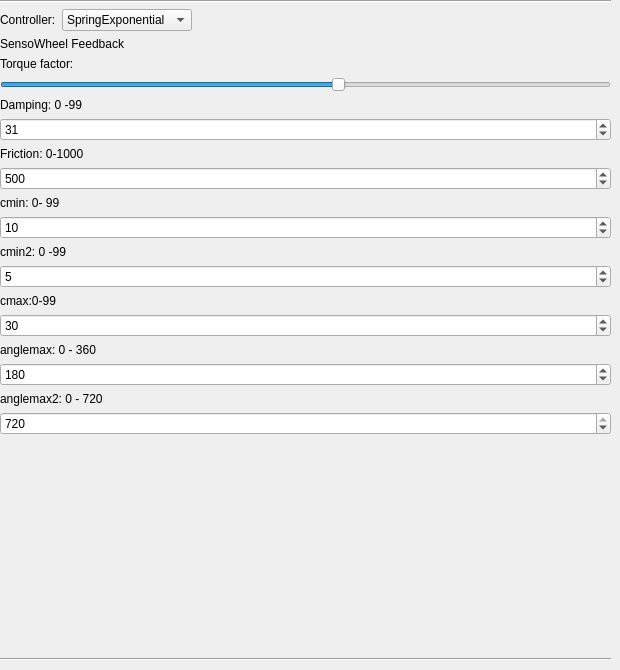
       <widget class="QWidget" name="tab">
        <attribute name="title">
         <string>Steering Feedback</string>
        </attribute>
        <widget class="QWidget" name="layoutWidget">
         <property name="geometry">
          <rect>
           <x>0</x>
           <y>0</y>
           <width>611</width>
           <height>661</height>
          </rect>
         </property>
         <layout class="QVBoxLayout" name="verticalLayout">
          <item>
           <widget class="Line" name="line_2">
            <property name="orientation">
             <enum>Qt::Horizontal</enum>
            </property>
           </widget>
          </item>
          <item>
           <layout class="QHBoxLayout" name="horizontalLayout_4">
            <item>
             <widget class="QLabel" name="label_20">
              <property name="text">
               <string>Controller:</string>
              </property>
             </widget>
            </item>
            <item>
             <widget class="QComboBox" name="comboBoxFeedbackChoice">
              <property name="minimumSize">
               <size>
                <width>100</width>
                <height>0</height>
               </size>
              </property>
              <property name="editable">
               <bool>false</bool>
              </property>
              <property name="currentText">
               <string>SpringExponential</string>
              </property>
              <property name="currentIndex">
               <number>4</number>
              </property>
              <item>
               <property name="text">
                <string>Spring</string>
               </property>
              </item>
              <item>
               <property name="text">
                <string>VisioM</string>
               </property>
              </item>
              <item>
               <property name="text">
                <string>ANN</string>
               </property>
              </item>
              <item>
               <property name="text">
                <string>SpringLinear</string>
               </property>
              </item>
              <item>
               <property name="text">
                <string>SpringExponential</string>
               </property>
              </item>
             </widget>
            </item>
            <item>
             <spacer name="horizontalSpacer">
              <property name="orientation">
               <enum>Qt::Horizontal</enum>
              </property>
              <property name="sizeHint" stdset="0">
               <size>
                <width>40</width>
                <height>20</height>
               </size>
              </property>
             </spacer>
            </item>
           </layout>
          </item>
          <item>
           <widget class="QLabel" name="label_2">
            <property name="text">
             <string>SensoWheel Feedback</string>
            </property>
           </widget>
          </item>
          <item>
           <widget class="QLabel" name="label_23">
            <property name="text">
             <string>Torque factor:</string>
            </property>
           </widget>
          </item>
          <item>
           <widget class="QSlider" name="horizontalSliderTorqueFactor">
            <property name="value">
             <number>55</number>
            </property>
            <property name="orientation">
             <enum>Qt::Horizontal</enum>
            </property>
           </widget>
          </item>
          <item>
           <widget class="QLabel" name="label_21">
            <property name="text">
             <string>Damping: 0 -99 </string>
            </property>
           </widget>
          </item>
          <item>
           <widget class="QSpinBox" name="spinBoxDamping">
            <property name="value">
             <number>31</number>
            </property>
           </widget>
          </item>
          <item>
           <widget class="QLabel" name="label_22">
            <property name="focusPolicy">
             <enum>Qt::ClickFocus</enum>
            </property>
            <property name="text">
             <string>Friction: 0-1000</string>
            </property>
           </widget>
          </item>
          <item>
           <widget class="QSpinBox" name="spinBoxFriction">
            <property name="maximum">
             <number>1000</number>
            </property>
            <property name="value">
             <number>500</number>
            </property>
           </widget>
          </item>
          <item>
           <widget class="QLabel" name="label_25">
            <property name="text">
             <string>cmin: 0- 99</string>
            </property>
           </widget>
          </item>
          <item>
           <widget class="QSpinBox" name="spinBoxCmin">
            <property name="value">
             <number>10</number>
            </property>
           </widget>
          </item>
          <item>
           <widget class="QLabel" name="label_27">
            <property name="text">
             <string>cmin2: 0 -99 </string>
            </property>
           </widget>
          </item>
          <item>
           <widget class="QSpinBox" name="spinBoxCmin2">
            <property name="value">
             <number>5</number>
            </property>
           </widget>
          </item>
          <item>
           <widget class="QLabel" name="label_24">
            <property name="text">
             <string>cmax:0-99</string>
            </property>
           </widget>
          </item>
          <item>
           <widget class="QSpinBox" name="spinBoxCmax">
            <property name="value">
             <number>30</number>
            </property>
           </widget>
          </item>
          <item>
           <widget class="QLabel" name="label_26">
            <property name="text">
             <string>anglemax: 0 - 360</string>
            </property>
           </widget>
          </item>
          <item>
           <widget class="QSpinBox" name="spinBoxAngleMax">
            <property name="maximum">
             <number>360</number>
            </property>
            <property name="singleStep">
             <number>10</number>
            </property>
            <property name="value">
             <number>180</number>
            </property>
           </widget>
          </item>
          <item>
           <widget class="QLabel" name="label_28">
            <property name="text">
             <string>anglemax2: 0 - 720</string>
            </property>
           </widget>
          </item>
          <item>
           <widget class="QSpinBox" name="spinBoxAngleMax2">
            <property name="maximum">
             <number>720</number>
            </property>
            <property name="singleStep">
             <number>30</number>
            </property>
            <property name="value">
             <number>720</number>
            </property>
           </widget>
          </item>
          <item>
           <spacer name="verticalSpacer_2">
            <property name="orientation">
             <enum>Qt::Vertical</enum>
            </property>
            <property name="sizeHint" stdset="0">
             <size>
              <width>20</width>
              <height>40</height>
             </size>
            </property>
           </spacer>
          </item>
          <item>
           <widget class="Line" name="line_4">
            <property name="minimumSize">
             <size>
              <width>500</width>
              <height>0</height>
             </size>
            </property>
            <property name="orientation">
             <enum>Qt::Horizontal</enum>
            </property>
           </widget>
          </item>
          <item>
           <layout class="QHBoxLayout" name="horizontalLayout_5"/>
          </item>
         </layout>
        </widget>
       </widget>
